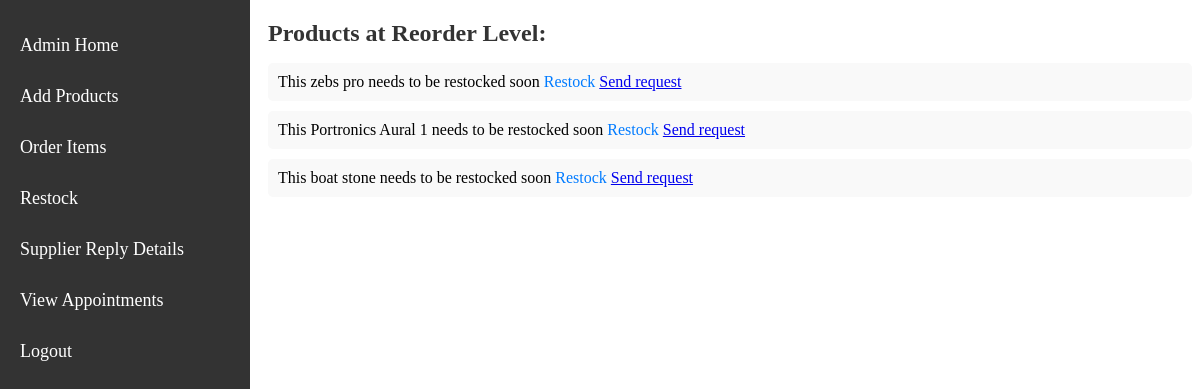
/reoder/, run on an earlier commit of the app's database.
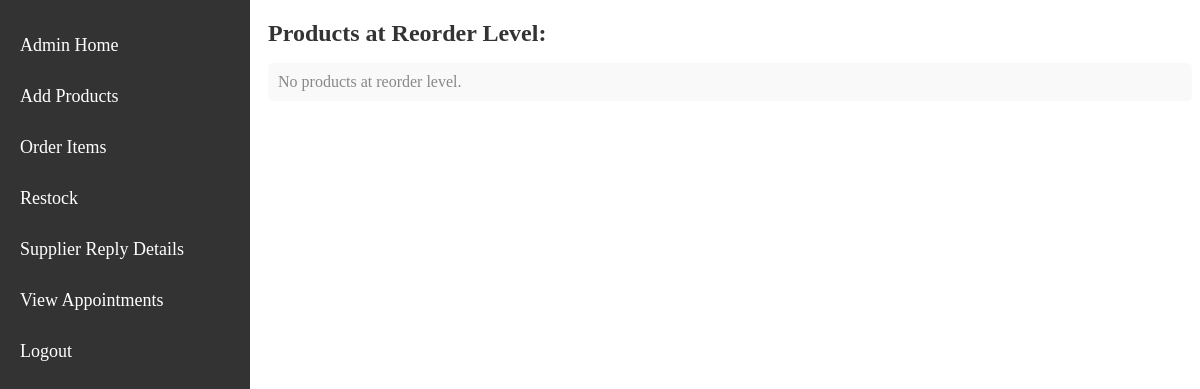
And on a later commit of the database.
### myapp/models.py (models this page shows, shortened)
class Product(models.Model):
    name = models.CharField(max_length=255)
    description = models.TextField()
    price = models.DecimalField(max_digits=10, decimal_places=2)
    image = models.ImageField(upload_to='productimages/')
    is_active = models.BooleanField(default=True)
    quantity = models.IntegerField(default=0)
    reorderlevel = models.IntegerField(default=0)
    category = models.ForeignKey(Category, on_delete=models.CASCADE, null=True)

### myapp/views.py (the view)
# urls.py: path('reoder/', views.reoder, name='reoder'),
def reoder(request):
    products_at_reorder_level = Product.objects.filter(quantity__lte=F('reorderlevel'))
    context = {
        'products_at_reorder_level': products_at_reorder_level,
    }
    return render(request, 'relevelorder.html', context)

### myapp/templates/relevelorder.html (shortened to what this page needs)
{% load static %}
<!DOCTYPE html>
<html lang="en">
<head>
</head>
<body>
    <div class="sidebar">
        <a href="{% url 'adminpage' %}">Admin Home</a>
        <a href="{% url 'admin_add' %}">Add Products</a>
        <a href="{% url 'adminorders' %}">Order Items</a>
        <a href="{% url 'reoder' %}">Restock</a>
        <a href="{% url 'supplier_replies' %}">Supplier Reply Details</a>
        <a href="{% url 'admin_appointment_list' %}">View Appointments</a>
        <a href="{% url 'user_logout' %}">Logout</a>
    </div>
    <div class="reorder-level-section">
        <h2 class="reorder-level-heading">Products at Reorder Level:</h2>
        <ul class="reorder-level-list">
            {% for product in products_at_reorder_level %}
                <li class="reorder-level-item">
                    This {{ product.name }} needs to be restocked soon
                    <a href="/edit_product/{{ product.id }}/" class="restock-link">Restock</a>
                    <a href="/send_request/{{ product.id }}/">Send request</a>
                </li>
            {% empty %}
                <li class="no-reorder-level-item">No products at reorder level.</li>
            {% endfor %}
        </ul>
    </div>
</body>
</html>

What changed in the data, as far as the page shows it:
removed Product: name "zebs pro"
removed Product: name "Portronics Aural 1"
removed Product: name "boat stone"
Also different on the page:
text now shown: "No products at reorder level."
